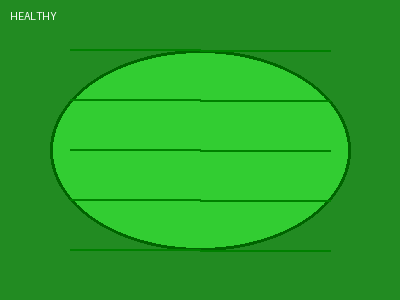
#> input picture test_images/healthy/healthy_leaf_1.png, 400 x 300 px
$ python -i generate_training_data.py   (imports and definitions only)
#> lines starting #> are read from the running program, lines starting #| are printed output that depends on the picture
#> further down, picture is the input picture: PIL image 400x300 RGB; mean R, G, B 38.7, 162.2, 38.7
#!/usr/bin/env python3
"""
Generate training dataset by augmenting existing test images.
Creates 500 healthy and 500 diseased images using rotation, flip, brightness, etc.
"""
import os
import shutil
import random
from PIL import Image, ImageEnhance, ImageFilter
from pathlib import Path

# Configuration
SOURCE_HEALTHY_DIR = './test_images/healthy'
SOURCE_DISEASED_DIR = './test_images/diseased'
TARGET_HEALTHY_DIR = './training_data/healthy'
TARGET_DISEASED_DIR = './training_data/diseased'
NUM_HEALTHY = 500
NUM_DISEASED = 500

def augment_image(img):
    """Apply random augmentation to an image"""
    # Random rotation
    if random.random() > 0.5:
        angle = random.randint(-30, 30)
        img = img.rotate(angle, fillcolor='white')
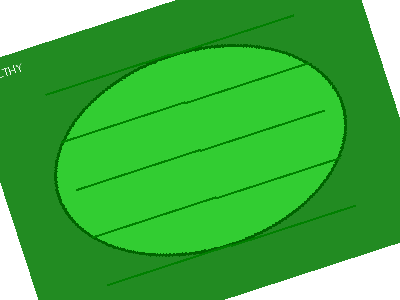
#> img: PIL image 400x300 RGB; mean R, G, B 65.5, 176.3, 65.5

    # Random flip
    if random.random() > 0.5:
        img = img.transpose(Image.FLIP_LEFT_RIGHT)
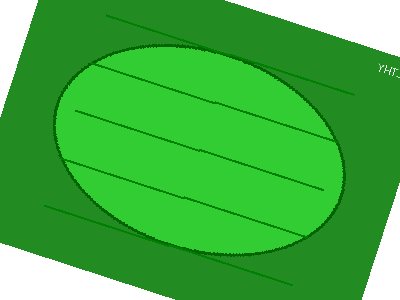
#> img: PIL image 400x300 RGB; mean R, G, B 65.5, 176.3, 65.5
    if random.random() > 0.5:
        img = img.transpose(Image.FLIP_TOP_BOTTOM)

    # Random brightness
    if random.random() > 0.5:
        enhancer = ImageEnhance.Brightness(img)
        img = enhancer.enhance(random.uniform(0.7, 1.3))

    # Random contrast
    if random.random() > 0.5:
        enhancer = ImageEnhance.Contrast(img)
        img = enhancer.enhance(random.uniform(0.8, 1.2))

    # Random blur
    if random.random() > 0.3:
        img = img.filter(ImageFilter.GaussianBlur(radius=random.uniform(0, 1.5)))

    # Random crop and resize
    if random.random() > 0.3:
        width, height = img.size
#> width = 400; height = 300
        crop_factor = random.uniform(0.8, 0.95)
        new_width = int(width * crop_factor)
#> new_width = 333
        new_height = int(height * crop_factor)
#> new_height = 249
        left = random.randint(0, width - new_width)
#> left = 17
        top = random.randint(0, height - new_height)
#> top = 18
        img = img.crop((left, top, left + new_width, top + new_height))
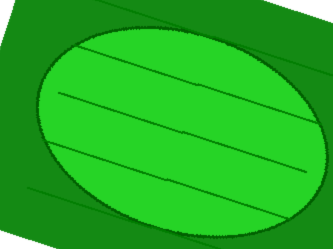
#> img: PIL image 333x249 RGB; mean R, G, B 33.3, 177.9, 33.3
        img = img.resize((width, height), Image.Resampling.LANCZOS)
#> img: PIL image 400x300 RGB

    return img

# [84 lines left out: functions generate_images, main, not called in this run]

# [7 lines not run here, left out]

>>> from PIL import Image
>>> picture = Image.open('test_images/healthy/healthy_leaf_1.png')
>>> result = augment_image(picture)
